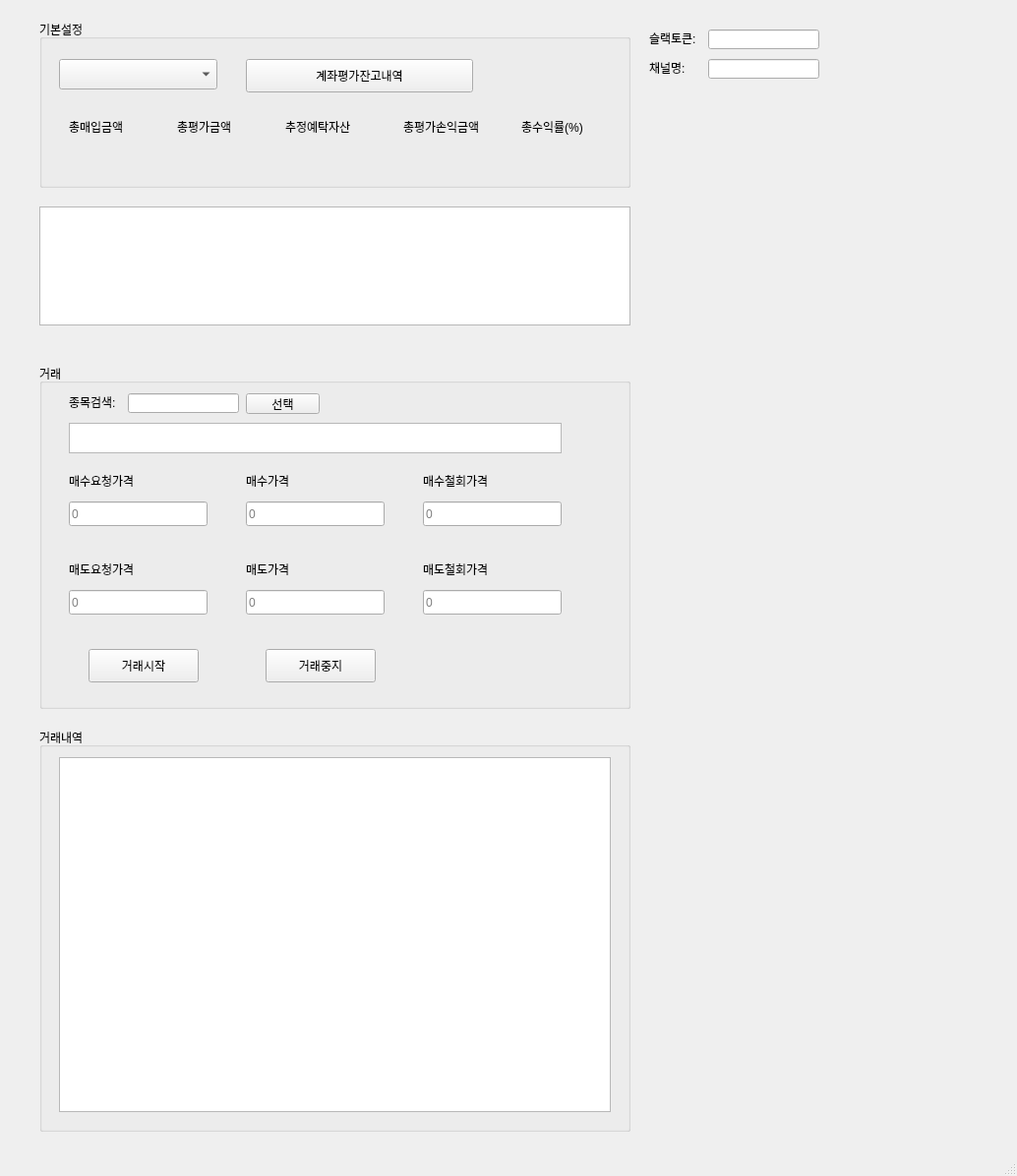
<?xml version="1.0" encoding="UTF-8"?>
<ui version="4.0">
 <class>MainWindow</class>
 <widget class="QMainWindow" name="MainWindow">
  <property name="geometry">
   <rect>
    <x>0</x>
    <y>0</y>
    <width>1034</width>
    <height>1196</height>
   </rect>
  </property>
  <property name="windowTitle">
   <string>MainWindow</string>
  </property>
  <widget class="QWidget" name="centralwidget">
   <widget class="QTableWidget" name="stocklistTableWidget_2">
    <property name="geometry">
     <rect>
      <x>40</x>
      <y>210</y>
      <width>601</width>
      <height>121</height>
     </rect>
    </property>
   </widget>
   <widget class="QGroupBox" name="groupBox">
    <property name="geometry">
     <rect>
      <x>40</x>
      <y>20</y>
      <width>601</width>
      <height>171</height>
     </rect>
    </property>
    <property name="title">
     <string>기본설정</string>
    </property>
    <widget class="QComboBox" name="accComboBox">
     <property name="geometry">
      <rect>
       <x>20</x>
       <y>40</y>
       <width>161</width>
       <height>31</height>
      </rect>
     </property>
    </widget>
    <widget class="QPushButton" name="call_account">
     <property name="geometry">
      <rect>
       <x>210</x>
       <y>40</y>
       <width>231</width>
       <height>34</height>
      </rect>
     </property>
     <property name="text">
      <string>계좌평가잔고내역</string>
     </property>
    </widget>
    <widget class="QLabel" name="label_5">
     <property name="geometry">
      <rect>
       <x>490</x>
       <y>130</y>
       <width>77</width>
       <height>18</height>
      </rect>
     </property>
     <property name="text">
      <string/>
     </property>
    </widget>
    <widget class="QLabel" name="label_12">
     <property name="geometry">
      <rect>
       <x>140</x>
       <y>100</y>
       <width>91</width>
       <height>18</height>
      </rect>
     </property>
     <property name="text">
      <string>총평가금액</string>
     </property>
    </widget>
    <widget class="QLabel" name="label_11">
     <property name="geometry">
      <rect>
       <x>30</x>
       <y>100</y>
       <width>101</width>
       <height>18</height>
      </rect>
     </property>
     <property name="text">
      <string>총매입금액</string>
     </property>
    </widget>
    <widget class="QLabel" name="label_2">
     <property name="geometry">
      <rect>
       <x>140</x>
       <y>130</y>
       <width>77</width>
       <height>18</height>
      </rect>
     </property>
     <property name="text">
      <string/>
     </property>
    </widget>
    <widget class="QLabel" name="label_14">
     <property name="geometry">
      <rect>
       <x>370</x>
       <y>100</y>
       <width>111</width>
       <height>18</height>
      </rect>
     </property>
     <property name="text">
      <string>총평가손익금액</string>
     </property>
    </widget>
    <widget class="QLabel" name="label_15">
     <property name="geometry">
      <rect>
       <x>490</x>
       <y>100</y>
       <width>111</width>
       <height>18</height>
      </rect>
     </property>
     <property name="text">
      <string>총수익률(%)</string>
     </property>
    </widget>
    <widget class="QLabel" name="label_1">
     <property name="geometry">
      <rect>
       <x>30</x>
       <y>130</y>
       <width>101</width>
       <height>18</height>
      </rect>
     </property>
     <property name="text">
      <string/>
     </property>
    </widget>
    <widget class="QLabel" name="label_4">
     <property name="geometry">
      <rect>
       <x>370</x>
       <y>130</y>
       <width>77</width>
       <height>18</height>
      </rect>
     </property>
     <property name="text">
      <string/>
     </property>
    </widget>
    <widget class="QLabel" name="label_3">
     <property name="geometry">
      <rect>
       <x>260</x>
       <y>130</y>
       <width>77</width>
       <height>18</height>
      </rect>
     </property>
     <property name="text">
      <string/>
     </property>
    </widget>
    <widget class="QLabel" name="label_13">
     <property name="geometry">
      <rect>
       <x>250</x>
       <y>100</y>
       <width>111</width>
       <height>18</height>
      </rect>
     </property>
     <property name="text">
      <string>추정예탁자산</string>
     </property>
    </widget>
   </widget>
   <widget class="QGroupBox" name="groupBox_2">
    <property name="geometry">
     <rect>
      <x>40</x>
      <y>370</y>
      <width>601</width>
      <height>351</height>
     </rect>
    </property>
    <property name="title">
     <string>거래</string>
    </property>
    <widget class="QLabel" name="label_6">
     <property name="geometry">
      <rect>
       <x>30</x>
       <y>30</y>
       <width>51</width>
       <height>18</height>
      </rect>
     </property>
     <property name="text">
      <string>종목검색:</string>
     </property>
    </widget>
    <widget class="QLineEdit" name="buyReqGoPrice">
     <property name="geometry">
      <rect>
       <x>30</x>
       <y>140</y>
       <width>141</width>
       <height>25</height>
      </rect>
     </property>
     <property name="text">
      <string/>
     </property>
     <property name="placeholderText">
      <string>0</string>
     </property>
    </widget>
    <widget class="QLineEdit" name="buyPrice">
     <property name="geometry">
      <rect>
       <x>210</x>
       <y>140</y>
       <width>141</width>
       <height>25</height>
      </rect>
     </property>
     <property name="text">
      <string/>
     </property>
     <property name="placeholderText">
      <string>0</string>
     </property>
    </widget>
    <widget class="QLineEdit" name="buyReqWithdrawPrice">
     <property name="geometry">
      <rect>
       <x>390</x>
       <y>140</y>
       <width>141</width>
       <height>25</height>
      </rect>
     </property>
     <property name="text">
      <string/>
     </property>
     <property name="placeholderText">
      <string>0</string>
     </property>
    </widget>
    <widget class="QLabel" name="label_10">
     <property name="geometry">
      <rect>
       <x>30</x>
       <y>110</y>
       <width>111</width>
       <height>18</height>
      </rect>
     </property>
     <property name="text">
      <string>매수요청가격</string>
     </property>
    </widget>
    <widget class="QLabel" name="label_16">
     <property name="geometry">
      <rect>
       <x>210</x>
       <y>110</y>
       <width>111</width>
       <height>18</height>
      </rect>
     </property>
     <property name="text">
      <string>매수가격</string>
     </property>
    </widget>
    <widget class="QLabel" name="label_17">
     <property name="geometry">
      <rect>
       <x>390</x>
       <y>110</y>
       <width>111</width>
       <height>18</height>
      </rect>
     </property>
     <property name="text">
      <string>매수철회가격</string>
     </property>
    </widget>
    <widget class="QLabel" name="label_20">
     <property name="geometry">
      <rect>
       <x>30</x>
       <y>200</y>
       <width>111</width>
       <height>18</height>
      </rect>
     </property>
     <property name="text">
      <string>매도요청가격</string>
     </property>
    </widget>
    <widget class="QLineEdit" name="sellReqGoPrice">
     <property name="geometry">
      <rect>
       <x>30</x>
       <y>230</y>
       <width>141</width>
       <height>25</height>
      </rect>
     </property>
     <property name="text">
      <string/>
     </property>
     <property name="placeholderText">
      <string>0</string>
     </property>
    </widget>
    <widget class="QLabel" name="label_19">
     <property name="geometry">
      <rect>
       <x>210</x>
       <y>200</y>
       <width>111</width>
       <height>18</height>
      </rect>
     </property>
     <property name="text">
      <string>매도가격</string>
     </property>
    </widget>
    <widget class="QLineEdit" name="sellPrice">
     <property name="geometry">
      <rect>
       <x>210</x>
       <y>230</y>
       <width>141</width>
       <height>25</height>
      </rect>
     </property>
     <property name="text">
      <string/>
     </property>
     <property name="placeholderText">
      <string>0</string>
     </property>
    </widget>
    <widget class="QLabel" name="label_18">
     <property name="geometry">
      <rect>
       <x>390</x>
       <y>200</y>
       <width>111</width>
       <height>18</height>
      </rect>
     </property>
     <property name="text">
      <string>매도철회가격</string>
     </property>
    </widget>
    <widget class="QLineEdit" name="sellReqWitdrawPrice">
     <property name="geometry">
      <rect>
       <x>390</x>
       <y>230</y>
       <width>141</width>
       <height>25</height>
      </rect>
     </property>
     <property name="text">
      <string/>
     </property>
     <property name="placeholderText">
      <string>0</string>
     </property>
    </widget>
    <widget class="QPushButton" name="trSearchSettingBtn">
     <property name="geometry">
      <rect>
       <x>210</x>
       <y>30</y>
       <width>75</width>
       <height>21</height>
      </rect>
     </property>
     <property name="text">
      <string>선택</string>
     </property>
    </widget>
    <widget class="QLineEdit" name="trSearchText">
     <property name="geometry">
      <rect>
       <x>90</x>
       <y>30</y>
       <width>113</width>
       <height>20</height>
      </rect>
     </property>
    </widget>
    <widget class="QPushButton" name="tradingStartBtn">
     <property name="geometry">
      <rect>
       <x>50</x>
       <y>290</y>
       <width>112</width>
       <height>34</height>
      </rect>
     </property>
     <property name="text">
      <string>거래시작</string>
     </property>
    </widget>
    <widget class="QPushButton" name="tradingStopBtn">
     <property name="geometry">
      <rect>
       <x>230</x>
       <y>290</y>
       <width>112</width>
       <height>34</height>
      </rect>
     </property>
     <property name="text">
      <string>거래중지</string>
     </property>
    </widget>
    <widget class="QPlainTextEdit" name="realTimeTrInfo">
     <property name="geometry">
      <rect>
       <x>30</x>
       <y>60</y>
       <width>501</width>
       <height>31</height>
      </rect>
     </property>
    </widget>
   </widget>
   <widget class="QGroupBox" name="groupBox_5">
    <property name="geometry">
     <rect>
      <x>40</x>
      <y>740</y>
      <width>601</width>
      <height>411</height>
     </rect>
    </property>
    <property name="title">
     <string>거래내역</string>
    </property>
    <widget class="QPlainTextEdit" name="pteLog">
     <property name="geometry">
      <rect>
       <x>20</x>
       <y>30</y>
       <width>561</width>
       <height>361</height>
      </rect>
     </property>
    </widget>
   </widget>
   <widget class="QLabel" name="label_7">
    <property name="geometry">
     <rect>
      <x>660</x>
      <y>30</y>
      <width>51</width>
      <height>18</height>
     </rect>
    </property>
    <property name="text">
     <string>슬랙토큰:</string>
    </property>
   </widget>
   <widget class="QLabel" name="label_8">
    <property name="geometry">
     <rect>
      <x>660</x>
      <y>60</y>
      <width>51</width>
      <height>18</height>
     </rect>
    </property>
    <property name="text">
     <string>채널명:</string>
    </property>
   </widget>
   <widget class="QLineEdit" name="slackToken">
    <property name="geometry">
     <rect>
      <x>720</x>
      <y>30</y>
      <width>113</width>
      <height>20</height>
     </rect>
    </property>
   </widget>
   <widget class="QLineEdit" name="slackChannel">
    <property name="geometry">
     <rect>
      <x>720</x>
      <y>60</y>
      <width>113</width>
      <height>20</height>
     </rect>
    </property>
   </widget>
  </widget>
  <widget class="QMenuBar" name="menubar">
   <property name="geometry">
    <rect>
     <x>0</x>
     <y>0</y>
     <width>1034</width>
     <height>21</height>
    </rect>
   </property>
  </widget>
  <widget class="QStatusBar" name="statusbar"/>
 </widget>
 <resources/>
 <connections/>
</ui>
